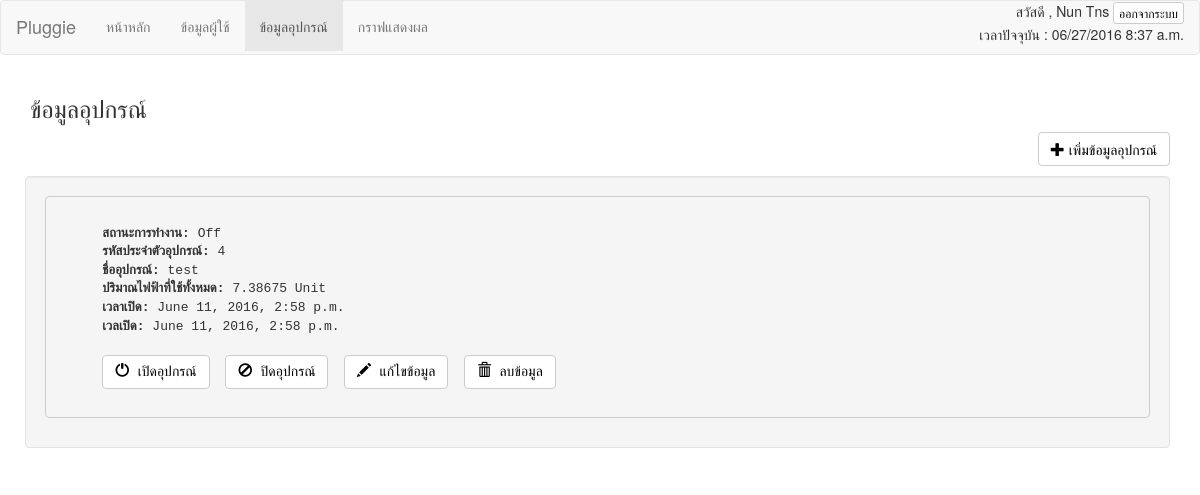
The app's page /deviceprofile/ (signed in), older data.
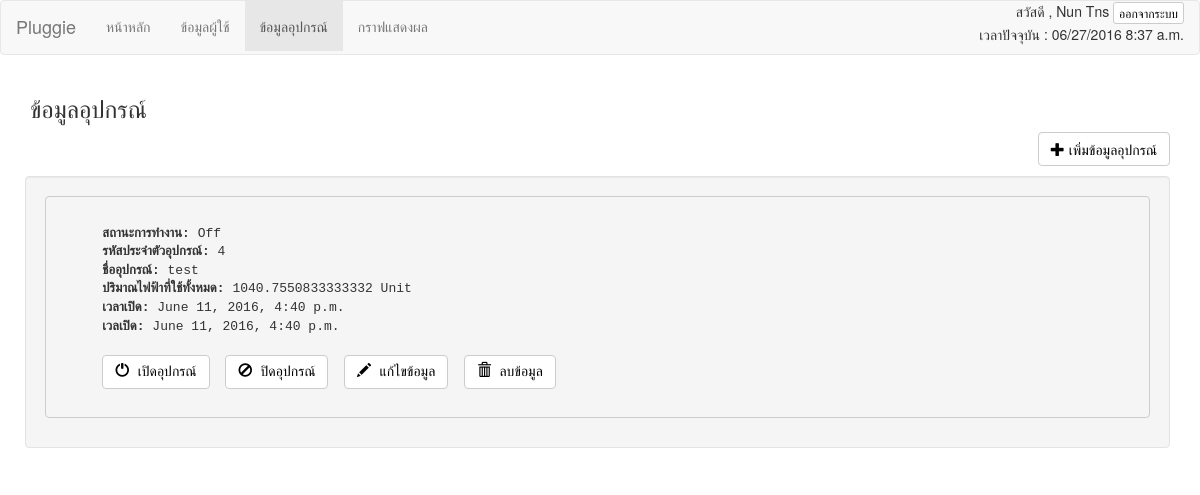
The same page, newer data.
### pluggie/models.py (models this page shows, shortened)
class DeviceProfile(models.Model):
    owner = models.ForeignKey(User)
    device_id = models.CharField(max_length=20,primary_key=True, unique=True)
    device_name = models.CharField(max_length=30)
    status_timer = models.CharField(max_length=5,default='0')
    status_manual = models.CharField(max_length=5,default='0')
    status_true = models.CharField(max_length=5,default='Off')
    total_usage = models.FloatField(max_length=20,default='0')
    openTime = models.DateTimeField('time to open device')
    closeTime = models.DateTimeField('time to close device')

### pluggie/views.py (the view)
# urls.py: url(r'^deviceprofile/', views.Device, name='Device'),
def Device(request):
    if request.method =='GET' :
        if request.user.is_authenticated():
            now = datetime.now()
            now = formats.date_format(now,"SHORT_DATETIME_FORMAT")
            user_now = User.objects.get(username=request.user)
            device =  DeviceProfile.objects.filter(owner=user_now)
            for d in device:
                du = DeviceUsage.objects.filter(device_id=d.device_id).aggregate(Sum('usage'))
                dt = DeviceUsage.objects.filter(device_id=d.device_id).aggregate(Sum('time'))
                total_u = du['usage__sum']
                total_t = dt['time__sum']
                if total_u is None:
                    total_u = 0.0
                if total_t is None:
                    total_t = 0.0
                total = (float(total_u) * (float(total_t)/3600))
                if total is None:
                    DeviceProfile.objects.filter(device_id=d.device_id).update(total_usage=0.0)
                else:
                    DeviceProfile.objects.filter(device_id=d.device_id).update(total_usage=total)
            return render(request, 'deviceprofile.html',{'devices': DeviceProfile.objects.filter(owner=request.user),"date":str(now)})
        else:
            return redirect('/authen/')

### pluggie/templates/deviceprofile.html (shortened to what this page needs)
<!DOCTYPE html>
<html lang="en">
<head>
  <link rel="stylesheet" href="http://maxcdn.bootstrapcdn.com/bootstrap/3.3.6/css/bootstrap.min.css">
</head>
<body>
  <nav class="navbar navbar-default">
    <div class="container-fluid">
      <div class="navbar-header">
        <a class="navbar-brand" href="#">Pluggie</a>
      </div>
      <ul class="nav navbar-nav">
        <li><a href="/home">หน้าหลัก</a></li>
        <li><a href="/userprofile">ข้อมูลผู้ใช้</a></li>
        <li class="active"><a href="/deviceprofile">ข้อมูลอุปกรณ์</a></li>
        <li><a href="/graph">กราฟแสดงผล</a></li>
      </ul>
      <p align="right">สวัสดี , {{user.first_name}} {{user.last_name}}
        <button type="button" class="btn btn-default btn-xs"><a href="/authen/signout/" style="color: #000000">ออกจากระบบ</a></button>
        <br>เวลาปัจจุบัน : {{date}}</p>  </div>
</nav>
<div class="container">
  <h3>ข้อมูลอุปกรณ์</h3>
  <ul class="list-inline">
    <form method="post" action="{% url 'Device' %}">
      <p class="text-right">
      <button type="button" class="btn btn-default">
      <a href="/adddevice/" style="color: #000000"><span class="glyphicon glyphicon-plus" aria-hidden="true"></span>
      เพิ่มข้อมูลอุปกรณ์</a></button>
      </p>
<div class="well center block" style="min-width:400px">
  {% for device in devices %}
    <pre><li>
      <strong>สถานะการทำงาน:</strong> {{device.status_true}}
      <strong>รหัสประจำตัวอุปกรณ์:</strong> {{device.device_id}}
      <strong>ชื่ออุปกรณ์:</strong> {{ device.device_name }}
      <strong>ปริมาณไฟฟ้าที่ใช้ทั้งหมด:</strong> {{device.total_usage}} Unit
      <strong>เวลาเปิด:</strong> {{device.openTime}}
      <strong>เวลเปิด:</strong> {{device.closeTime}}
      <button type="button" class="btn btn-default"><a href="/setonoff/{{device.device_id}}/1" style="color: #000000"><span class="glyphicon glyphicon-off" aria-hidden="true"></span> เปิดอุปกรณ์</a></button>  <button type="button" class="btn btn-default"><a href="/setonoff/{{device.device_id}}/0" style="color: #000000"><span class="glyphicon glyphicon-ban-circle" aria-hidden="true"></span> ปิดอุปกรณ์</a></button>  <button type="button" class="btn btn-default"><a href="/editdevice/{{device.device_id}}" style="color: #000000"><span class="glyphicon glyphicon-pencil" aria-hidden="true"></span> แก้ไขข้อมูล</a></button>  <button type="button" class="btn btn-default"><a href="/deletedevice/{{device.device_id}}" style="color: #000000"><span class="glyphicon glyphicon-trash" aria-hidden="true"></span> ลบข้อมูล</a></button>
    </li></pre>
  {% endfor %}
</div>
    </form>
  </ul>
  </div>
</body>
</html>

Row changes from the older to the newer data that the page shows:
changed DeviceProfile "Off": total_usage "7.38675" → "1040.7550833333332"; openTime "June 11, 2016, 2:58 p.m." → "June 11, 2016, 4:40 p.m."; closeTime "June 11, 2016, 2:58 p.m." → "June 11, 2016, 4:40 p.m."
